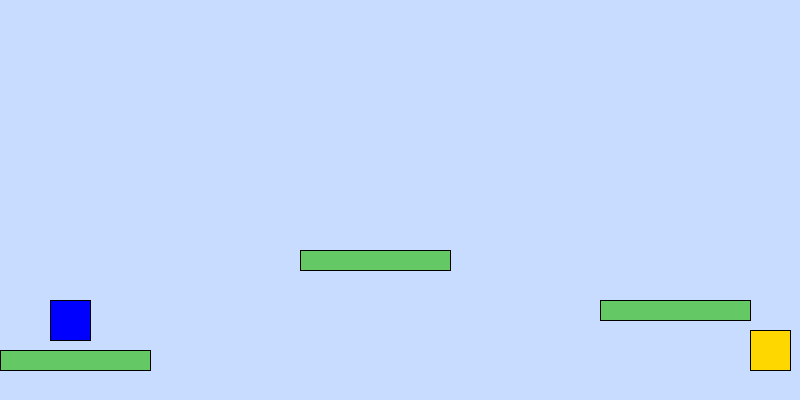
Frame 1 (no input)
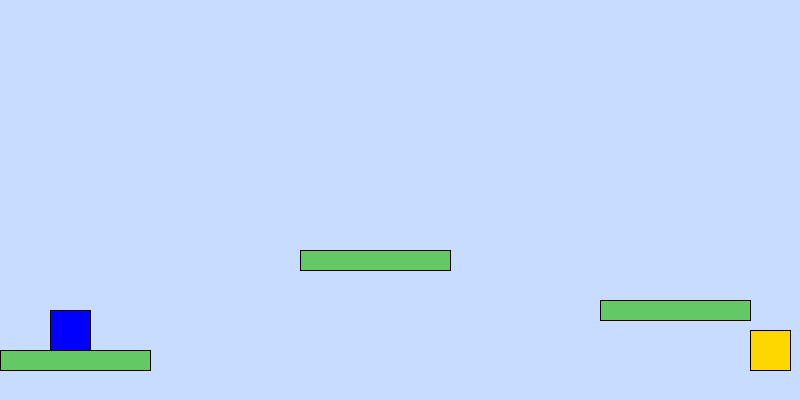
Frame 60 (the mouse pressed at the canvas centre just before this capture)
Frame 120 (the mouse held since frame 60 and released just before this capture): identical to frame 60, image omitted

The Processing sketch that drew these frames (run headless with seeded random() and noise(); from frame 60 on, the mouse is pressed at the canvas centre):

// Processing sketch: sketch_241215a
// ── sketch_241215a.pde
// Dimensions de la finestra
int amplada = 800;
int altura = 400;

// Variables globals
PVector posJugador; // Posició del jugador
PVector velocitatJugador; // Velocitat del jugador
float gravetat = 0.6; // Gravetat
boolean aTerra = false; // Si el jugador està a terra

// Plataformes
PVector[] plataformes = {
  new PVector(0, 350), 
  new PVector(300, 250), 
  new PVector(600, 300)
};
int ampladaPlataforma = 150;
int alçadaPlataforma = 20;

// Meta
PVector meta = new PVector(750, 330);
int ampladaMeta = 40;
int alçadaMeta = 40;

// Estat del joc
boolean jocFinalitzat = false;
boolean guanyat = false;

// Configura la finestra
void settings() {
    size(amplada, altura); // Mida de la finestra
}

// Configuració inicial
void setup() {
    inicialitzarJoc();
}

// Reinicia totes les variables del joc
void inicialitzarJoc() {
    posJugador = new PVector(50, 300);
    velocitatJugador = new PVector(0, 0);
    jocFinalitzat = false;
    guanyat = false;
}

void draw() {
  background(200, 220, 255); // Cel blau clar

  if (jocFinalitzat) {
    textSize(32);
    fill(guanyat ? color(0, 255, 0) : color(255, 0, 0));
    text(guanyat ? "Has guanyat!" : "Has perdut!", amplada / 2 - 100, altura / 2);

    textSize(16);
    fill(0);
    text("Prem 'R' per tornar a començar", amplada / 2 - 100, altura / 2 + 50);
    return;
  }

  // Actualitzar física i estat del joc
  actualitzarJugador();
  comprovarMeta();

  // Dibuixar elements
  dibuixarJugador();
  dibuixarPlataformes();
  dibuixarMeta();
}

void actualitzarJugador() {
  // Aplicar gravetat
  velocitatJugador.y += gravetat;

  // Moviment horitzontal
  if (keyPressed) {
    if (key == CODED) {
      if (keyCode == LEFT) velocitatJugador.x = -5;
      if (keyCode == RIGHT) velocitatJugador.x = 5;
    }
  } else {
    velocitatJugador.x = 0; // Aturar-se si no es prem res
  }

  // Actualitzar posició
  posJugador.add(velocitatJugador);

  // Limitar el moviment a dins de la pantalla
  posJugador.x = constrain(posJugador.x, 0, amplada);

  // Comprovar col·lisions amb plataformes
  aTerra = false;
  for (PVector plataforma : plataformes) {
    if (colisio(posJugador, 40, 40, plataforma, ampladaPlataforma, alçadaPlataforma)) {
      aTerra = true;
      velocitatJugador.y = 0;
      posJugador.y = plataforma.y - 40; // Ajustar perquè quedi sobre la plataforma
    }
  }

  // Si cau fora de la pantalla, perdre
  if (posJugador.y > altura) {
    jocFinalitzat = true;
    guanyat = false;
  }
}

// Detectar col·lisions entre rectangles
boolean colisio(PVector pos1, int amplada1, int alçada1, PVector pos2, int amplada2, int alçada2) {
  return (pos1.x < pos2.x + amplada2 &&
          pos1.x + amplada1 > pos2.x &&
          pos1.y < pos2.y + alçada2 &&
          pos1.y + alçada1 > pos2.y);
}

void keyPressed() {
  if (jocFinalitzat && key == 'r') {
    inicialitzarJoc(); // Reiniciar el joc
  } else if (key == ' ' && aTerra) {
    velocitatJugador.y = -12; // Força del salt
  }
}

void comprovarMeta() {
  if (colisio(posJugador, 40, 40, meta, ampladaMeta, alçadaMeta)) {
    jocFinalitzat = true;
    guanyat = true;
  }
}

void dibuixarJugador() {
  fill(0, 0, 255); // Blau
  rect(posJugador.x, posJugador.y, 40, 40);
}

void dibuixarPlataformes() {
  fill(100, 200, 100); // Verd
  for (PVector plataforma : plataformes) {
    rect(plataforma.x, plataforma.y, ampladaPlataforma, alçadaPlataforma);
  }
}

void dibuixarMeta() {
  fill(255, 215, 0); // Groc (or)
  rect(meta.x, meta.y, ampladaMeta, alçadaMeta);
}
